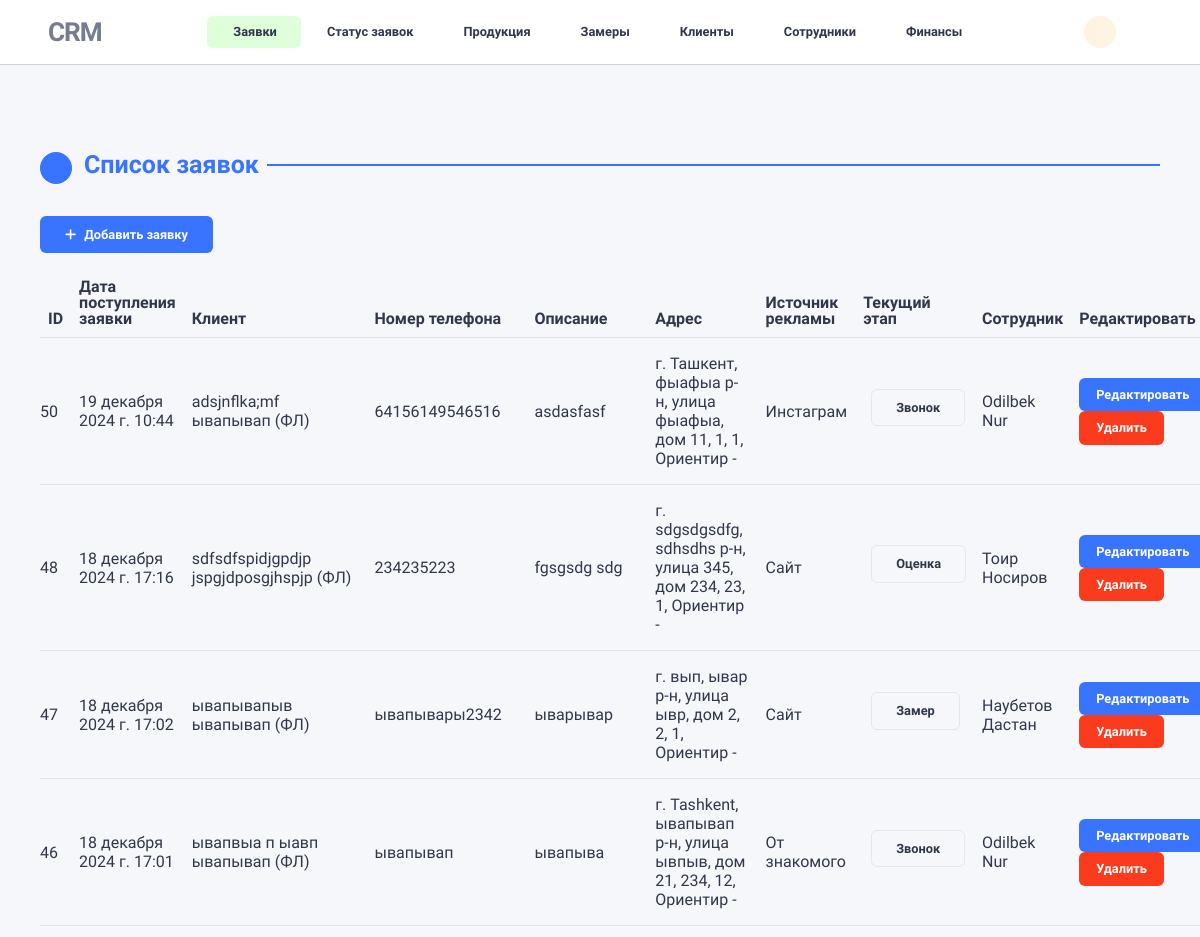
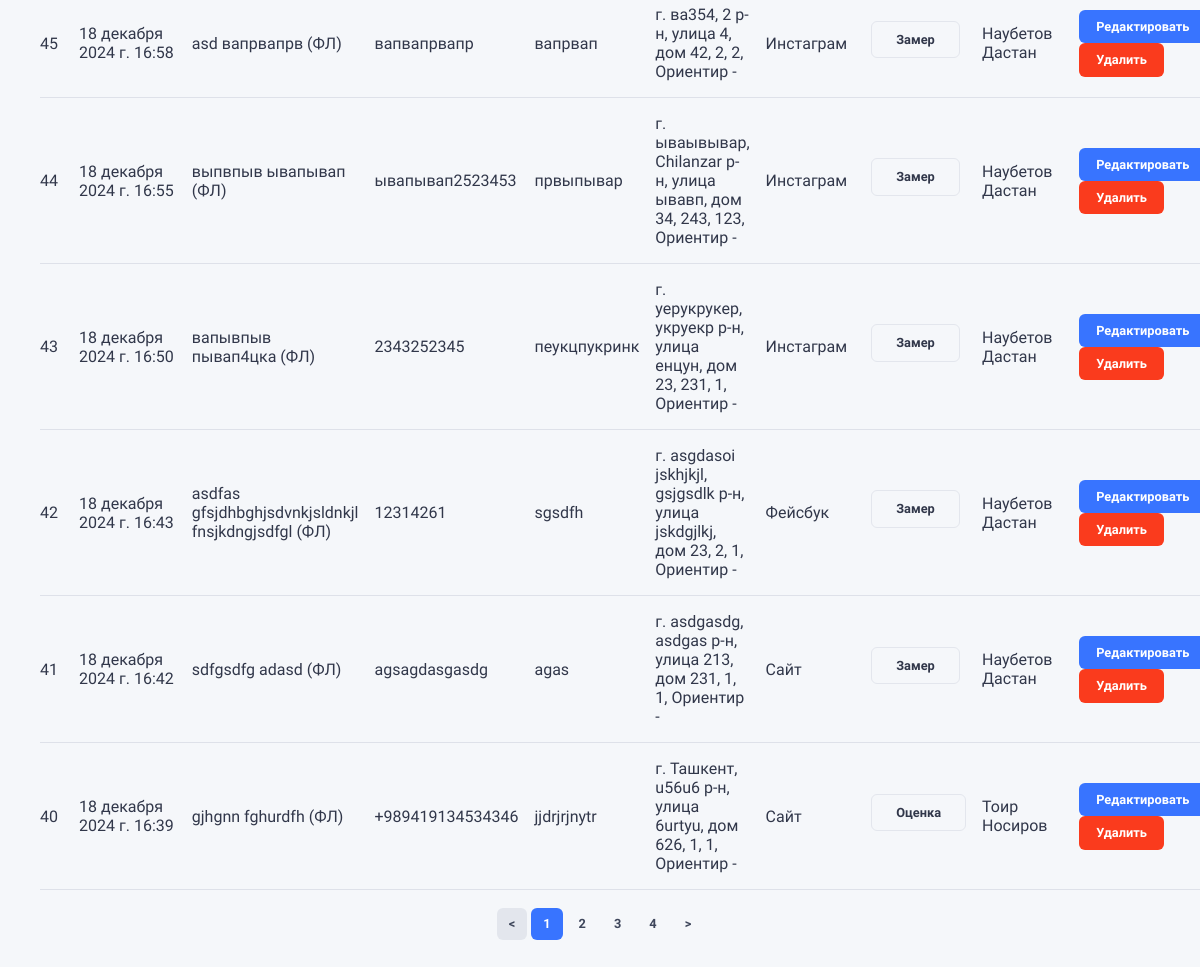
The app's page /ticket/ (signed in) with its own data (2 pictures, top to bottom).
### tickets/models.py (models this page shows, shortened)
class Ticket(models.Model):
    STATUS_CHOICES = [
        ('old', 'Устарела'),
        ('new', 'Новая'),
        ('in_progress', 'В работе'),
        ('completed', 'Завершена'),
    ]
    ADS_CHOICES = [
        ('friend', 'От знакомого'),
        ('web', 'Сайт '),
        ('instagram', 'Инстаграм'),
        ('facebook', 'Фейсбук'),
        ('flyers', 'Флаеры'),
        ('banners', 'Наружная реклама'),
        ('partners', 'Партнеры'),
        ('client', 'Клиент'),
    ]
    client = models.ForeignKey(
        Client, on_delete=models.CASCADE, related_name="tickets", verbose_name="Клиент"
    )
    location = models.ForeignKey(
        'locations.Location', on_delete=models.CASCADE, related_name="tickets", verbose_name="Локация", null=True, blank=True
    )
    description = models.TextField(
        null=True, blank=True, verbose_name="Описание"
    )
    ads_info = models.CharField(
        max_length=50, choices=ADS_CHOICES, default='new', verbose_name="Источник рекламы"
    )
    status = models.CharField(
        max_length=20, choices=STATUS_CHOICES, default='new', verbose_name="Статус заявки"
    )
    created_by = models.ForeignKey(
        Employee, on_delete=models.SET_NULL, null=True, related_name="created_tickets", verbose_name="Создатель заявки"
    )
    created_at = models.DateTimeField(
        auto_now_add=True, verbose_name="Дата создания"
    )
    updated_at = models.DateTimeField(
        auto_now=True, verbose_name="Дата обновления"
    )
    class Meta:
        verbose_name = "Заявка"
        verbose_name_plural = "Заявки"
        indexes = [
            models.Index(fields=["status"]),
            models.Index(fields=["created_by"]),
        ]
    def get_ads_info_display(self):
        return dict(self.ADS_CHOICES).get(self.ads_info, self.ads_info)

class StageHistory(models.Model):
    ticket = models.ForeignKey(
        Ticket, on_delete=models.CASCADE, related_name="stage_history", verbose_name="Заявка"
    )
    stage = models.ForeignKey(
        Stage, on_delete=models.CASCADE, related_name="stage_histories", verbose_name="Этап"
    )
    started_at = models.DateTimeField(null=True, blank=True, verbose_name="Дата начала этапа")
    completed_at = models.DateTimeField(null=True, blank=True, verbose_name="Дата завершения")
    performed_by = models.ForeignKey(
        Employee, on_delete=models.SET_NULL, null=True, related_name="stage_histories",
        verbose_name="Ответственный сотрудник"
    )
    class Meta:
        verbose_name = "История этапов"
        verbose_name_plural = "История этапов"
        indexes = [
            models.Index(fields=["ticket", "stage"]),
        ]

class Stage(models.Model):
    name = models.CharField(max_length=100, verbose_name="Название этапа")
    priority = models.PositiveIntegerField(verbose_name="Приоритет этапа", null=True, blank=True,)
    role = models.ForeignKey(  # Add foreign key to the Role model
        Role, on_delete=models.CASCADE, related_name="stages", verbose_name="Роль", null=True, blank=True,
    )
    class Meta:
        verbose_name = "Этап"
        verbose_name_plural = "Этапы"
        ordering = ["priority"]

### users/models.py (models this page shows, shortened)
class Client(models.Model):
    CLIENT_TYPE_CHOICES = [
        ('g', 'Г'),
        ('b', 'ЮЛ'),
        ('f', 'ФЛ'),
    ]
    person = models.ForeignKey(
        Person, on_delete=models.CASCADE, related_name="clients", verbose_name="Личность"
    )
    type = models.CharField(
        max_length=1, choices=CLIENT_TYPE_CHOICES, verbose_name="Тип клиента"
    )
    fin_account = models.IntegerField(
        null=True, blank=True, verbose_name="Финансовый аккаунт"
    )
    class Meta:
        verbose_name = "Клиент"
        verbose_name_plural = "Клиенты"
        indexes = [
            models.Index(fields=["type"]),
        ]
    def __str__(self):
        return f"{self.person} ({self.get_type_display()})"

class Person(models.Model):
    GENDER_CHOICES = [
        ('male', 'Мужчина'),
        ('female', 'Женщина'),
    ]
    first_name = models.CharField(max_length=50, verbose_name="Имя", db_index=True)
    last_name = models.CharField(max_length=50, verbose_name="Фамилия", db_index=True)
    nickname = models.CharField(max_length=50, null=True, blank=True, verbose_name="Прозвище")
    gender = models.CharField(
        max_length=10, choices=GENDER_CHOICES, null=True, blank=True, verbose_name="Пол"
    )
    phone_number_1 = models.CharField(max_length=20, unique=True, verbose_name="Телефон 1")
    phone_number_2 = models.CharField(max_length=20, null=True, blank=True, verbose_name="Телефон 2")
    class Meta:
        verbose_name = "Личность"
        verbose_name_plural = "Личности"
        indexes = [
            models.Index(fields=["first_name"]),
            models.Index(fields=["last_name"]),
        ]
        constraints = [
            models.UniqueConstraint(fields=['first_name', 'last_name', 'phone_number_1'], name="unique_person")
        ]
    def __str__(self):
        return f"{self.first_name} {self.last_name}"

class Employee(models.Model):
    person = models.ForeignKey(
        Person, on_delete=models.CASCADE, related_name="employees", verbose_name="Личность"
    )
    role = models.ForeignKey(
        Role, on_delete=models.SET_NULL, null=True, related_name="employees", verbose_name="Роль"
    )
    user = models.OneToOneField(
        User, on_delete=models.SET_NULL, null=True, blank=True, related_name="employee", verbose_name="Пользователь"
    )
    class Meta:
        verbose_name = "Сотрудник"
        verbose_name_plural = "Сотрудники"
        indexes = [
            models.Index(fields=["role"]),
        ]

### locations/models.py (models this page shows)
class Location(models.Model):
    CITY_CHOICES = [
        ('Tashkent', 'Ташкент'),
    ]
    DISTRICT_CHOICES = [
        ('almazar', 'Алмазарский район'),
        ('bektemir', 'Бектемирский район'),
        ('mirobod', 'Мирабадский район'),
        ('mirzo_ulugbek', 'Мирзо Улугбекский район'),
        ('sergeli', 'Сергелийский район'),
        ('chilhonzor', 'Чиланзарский район'),
        ('shaikhontohur', 'Шайхонтаурский район'),
        ('yunusabad', 'Юнусабадский район'),
        ('yakkasaroy', 'Яккасарайский район'),
        ('yashnobod', 'Яшнабадский район'),
        ('uchtepa', 'Учтепинский район'),
    ]
    city = models.CharField(max_length=100, choices=CITY_CHOICES, verbose_name="Город")
    district = models.CharField(max_length=100, choices=DISTRICT_CHOICES, verbose_name="Район", blank=True, null=True)
    street = models.CharField(max_length=100, verbose_name="Улица", blank=True, null=True)
    apartment = models.CharField(max_length=50, verbose_name="Квартира", blank=True, null=True)
    entrance = models.CharField(max_length=50, verbose_name="Подъезд", blank=True, null=True)
    floor = models.CharField(max_length=50, verbose_name="Этаж", blank=True, null=True)
    landmark = models.CharField(max_length=100, verbose_name="Ориентир", default="Нет", blank=True, null=True)
    class Meta:
        verbose_name = "Локация"
        verbose_name_plural = "Локации"
    def __str__(self):
        return f"г. {self.city}, {self.district} р-н, улица {self.street}, дом {self.apartment}, {self.entrance}, {self.floor}, Ориентир - {self.landmark}"

### tickets/views.py (the view)
# urls.py: path('ticket/', views.ticket_list_view, name='ticket_list'),
@login_required
def ticket_list_view(request):
    if request.method == "POST":
        form = TicketForm(request.POST)
        if form.is_valid():
            ticket = form.save(commit=False)
            ticket.created_by = request.user.employee  # Assign the authenticated user's employee
            ticket.status = "new"
            ticket.save()
            stage, created = Stage.objects.get_or_create(name='Звонок')  # Получаем только Stage
            StageHistory.objects.create(
                ticket=ticket,
                stage=stage,  # Используем только экземпляр Stage
            )
            return redirect(reverse_lazy('tickets:ticket_list'))  # Перенаправление после сохранения
    else:
        form = TicketForm()
    ticket_queryset = Ticket.objects.all().order_by('-created_at')
    paginator = Paginator(ticket_queryset, 10)  # Show 10 tickets per page
    page_number = request.GET.get('page')
    page_obj = paginator.get_page(page_number)
    context = {
        'section': 'tickets',
        'tickets': page_obj,  # Pass paginated tickets
        'stages': Stage.objects.all(),
        'form': form,
    }
    return render(request, 'tickets/ticket_list.html', context)

### tickets/templatetags/ticket_tags.py (called while the page is built)
@register.simple_tag
def get_all_employees():
    return Employee.objects.all()

### tickets/templates/tickets/ticket_list.html (shortened to what this page needs)
{% extends "base.html" %}
{% load ticket_tags %}
{% load static %}
{% block main %}
<div class="content">
  <div class="mb-9" data-bs-spy="scroll" data-bs-target="#widgets-scrollspy">
    <div class="d-flex mb-5 pt-8" id="scrollspyStats"><span class="fa-stack me-2 ms-n1"><i
          class="fas fa-circle fa-stack-2x text-primary"></i><i
          class="fa-inverse fa-stack-1x text-primary-subtle"></i></span>
      <div class="col">
        <h3 class="mb-0 text-primary position-relative fw-bold"><span class="bg-body pe-2">Список заявок</span><span
            class="border border-primary position-absolute top-50 translate-middle-y w-100 start-0 z-n1"></span></h3>
      </div>
    </div>
    <div class="d-xl-flex justify-content-between">
      <div class="mb-3">
        <button class="btn btn-primary me-4" type="button" data-bs-toggle="modal" data-bs-target="#addDealModal"
          aria-haspopup="true" aria-expanded="false" data-bs-reference="parent"><span
            class="fas fa-plus me-2"></span>Добавить заявку</button><button
          class="btn btn-link text-body px-0"></button>
      </div>
    </div>
    <table class="table">
      <thead>
        <tr>
          <th>ID</th>
          <th>Дата поступления заявки </th>
          <th>Клиент</th>
          <th>Номер телефона</th>
          <th>Описание</th>
          <th>Адрес</th>
          <th>Источник рекламы</th>
          <th>Текущий этап</th>
          <th>Сотрудник</th>
          <th>Редактировать</th>
        </tr>
      </thead>
      <tbody>
        {% for ticket in tickets %}
        <tr style="vertical-align: middle;" class="{% if ticket.stage_history.last.stage.priority == 0 %}highlight1{%else%}highlight2{% endif %}">
          <td>{{ ticket.id }}</td>
          <td>{{ ticket.created_at }}</td>
          <td>{{ ticket.client }}</td>
          <td>{{ ticket.client.person.phone_number_1 }}</td>
          <td>{{ ticket.description }}</td>
          <td>{{ ticket.location}}</td>
          <td>{{ ticket.get_ads_info_display }}</td>
          <td>
            {% if ticket.stage_history.last %}
            <p>
              <button class="btn btn-phoenix-secondary ms-sm-2 mt-2" type="button" data-bs-toggle="collapse"
                data-bs-target="#collapse{{ticket.id}}" aria-expanded="false" aria-controls="collapseExample"> {{ticket.stage_history.last.stage.name }}
              </button>
            </p>
            {% else %}
            Этап не назначен
            {% endif %}
          </td>
          <td>
            {% if ticket.stage_history.last.stage.priority == 0 %}
            {{ ticket.created_by.person }}
            {% else %}
            {% get_all_employees as employees_list %}
            {% for employee in employees_list%}
            {% if employee.role == ticket.stage_history.last.stage.role %}
            {{employee.person}}
            {% endif%}
            {% endfor %}
            {% endif %}
          </td>
          <td>
            <a href="{% url 'tickets:ticket_edit' ticket.id %}" class="btn btn-primary btn-sm">Редактировать</a>
            <a href="{% url 'tickets:ticket_delete' ticket.id %}" class="btn btn-danger btn-sm">Удалить</a>
          </td>
        </tr>
        {% endfor %}
      </tbody>
    </table>
    <nav aria-label="Page navigation example">
      <ul class="pagination justify-content-center">
        {% if tickets.has_previous %}
        <li class="page-item">
          <a class="page-link" href="?page={{ tickets.previous_page_number }}"><</a>
        </li>
        {% else %}
        <li class="page-item disabled">
          <a class="page-link" href="#" tabindex="-1" aria-disabled="true"><</a>
        </li>
        {% endif %}
        {% for num in tickets.paginator.page_range %}
        {% if num == tickets.number %}
        <li class="page-item active" aria-current="page">
          <a class="page-link" href="#">{{ num }}</a>
        </li>
        {% else %}
        <li class="page-item">
          <a class="page-link" href="?page={{ num }}">{{ num }}</a>
        </li>
        {% endif %}
        {% endfor %}
        {% if tickets.has_next %}
        <li class="page-item">
          <a class="page-link" href="?page={{ tickets.next_page_number }}">></a>
        </li>
        {% else %}
        <li class="page-item disabled">
          <a class="page-link" href="#" tabindex="-1" aria-disabled="true">></a>
        </li>
        {% endif %}
      </ul>
    </nav>
  </div>
</div>
{% endblock %}

### records on screen
Ticket: id "50", created_at "19 декабря 2024 г. 10:44", client "adsjnflka;mf ывапывап (ФЛ)", client.person.phone_number_1 "64156149546516", description "asdasfasf", location "г. Ташкент, фыафыа р-н, улица фыафыа, дом 11, 1, 1, Ориентир -", ads_info "Инстаграм", stage_history.last.stage.name "Звонок", created_by.person "Odilbek Nur"
Ticket: id "48", created_at "18 декабря 2024 г. 17:16", client "sdfsdfspidjgpdjp jspgjdposgjhspjp (ФЛ)", client.person.phone_number_1 "234235223", description "fgsgsdg sdg", location "г. sdgsdgsdfg, sdhsdhs р-н, улица 345, дом 234, 23, 1, Ориентир -", ads_info "Сайт", stage_history.last.stage.name "Оценка"
Employee: person "Тоир Носиров"
Ticket: id "47", created_at "18 декабря 2024 г. 17:02", client "ывапывапыв ывапывап (ФЛ)", client.person.phone_number_1 "ывапывары2342", description "ыварывар", location "г. вып, ывар р-н, улица ывр, дом 2, 2, 1, Ориентир -", ads_info "Сайт", stage_history.last.stage.name "Замер"
Employee: person "Наубетов Дастан"
Ticket: id "46", created_at "18 декабря 2024 г. 17:01", client "ывапвыа п ыавп ывапывап (ФЛ)", client.person.phone_number_1 "ывапывап", description "ывапыва", location "г. Tashkent, ывапывап р-н, улица ывпыв, дом 21, 234, 12, Ориентир -", ads_info "От знакомого", stage_history.last.stage.name "Звонок", created_by.person "Odilbek Nur"
Ticket: id "45", created_at "18 декабря 2024 г. 16:58", client "asd вапрвапрв (ФЛ)", client.person.phone_number_1 "вапвапрвапр", description "вапрвап", location "г. ва354, 2 р-н, улица 4, дом 42, 2, 2, Ориентир -", ads_info "Инстаграм", stage_history.last.stage.name "Замер"
Ticket: id "44", created_at "18 декабря 2024 г. 16:55", client "выпвпыв ывапывап (ФЛ)", client.person.phone_number_1 "ывапывап2523453", description "првыпывар", location "г. ываывывар, Chilanzar р-н, улица ывавп, дом 34, 243, 123, Ориентир -", ads_info "Инстаграм", stage_history.last.stage.name "Замер"
Ticket: id "43", created_at "18 декабря 2024 г. 16:50", client "вапывпыв пывап4цка (ФЛ)", client.person.phone_number_1 "2343252345", description "пеукцпукринк", location "г. уерукрукер, укруекр р-н, улица енцун, дом 23, 231, 1, Ориентир -", ads_info "Инстаграм", stage_history.last.stage.name "Замер"
Ticket: id "42", created_at "18 декабря 2024 г. 16:43", client "asdfas gfsjdhbghjsdvnkjsldnkjl fnsjkdngjsdfgl (ФЛ)", client.person.phone_number_1 "12314261", description "sgsdfh", location "г. asgdasoi jskhjkjl, gsjgsdlk р-н, улица jskdgjlkj, дом 23, 2, 1, Ориентир -", ads_info "Фейсбук", stage_history.last.stage.name "Замер"
Ticket: id "41", created_at "18 декабря 2024 г. 16:42", client "sdfgsdfg adasd (ФЛ)", client.person.phone_number_1 "agsagdasgasdg", description "agas", location "г. asdgasdg, asdgas р-н, улица 213, дом 231, 1, 1, Ориентир -", ads_info "Сайт", stage_history.last.stage.name "Замер"
Ticket: id "40", created_at "18 декабря 2024 г. 16:39", client "gjhgnn fghurdfh (ФЛ)", client.person.phone_number_1 "+989419134534346", description "jjdrjrjnytr", location "г. Ташкент, u56u6 р-н, улица 6urtyu, дом 626, 1, 1, Ориентир -", ads_info "Сайт", stage_history.last.stage.name "Оценка"

### other values on screen
{{ num }} "1"
{{ num }} "2" "3" "4"
